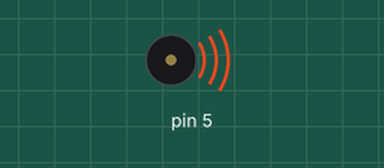
Bench run of a sketch on a simulated Arduino Uno, built with avr-gcc and run on an emulated ATmega328P. Shown: buzzer (waves = sounding).

Above: at 0.7 s.
Timing chart, 0 to 4.4 s (numbered marks = the images above):
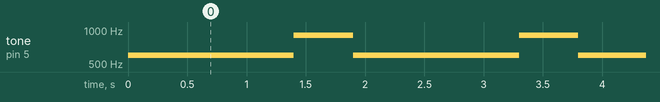

Measured:
- by itself, tone on pin 5: alternates 900 Hz for 0.50 s and 600 Hz for 1.4 s

The sketch:

piezo_element.ino
```cpp
void setup() {
  // put your setup code here, to run once:

}

void loop() {
  // put your main code here, to run repeatedly:
  tone(5,600);
  delay(400);
  tone(5, 600);
  delay(500);
  tone(5, 600);
  delay(500);
  tone(5, 900);
  delay(500);
  tone(5, 900);
}
```
